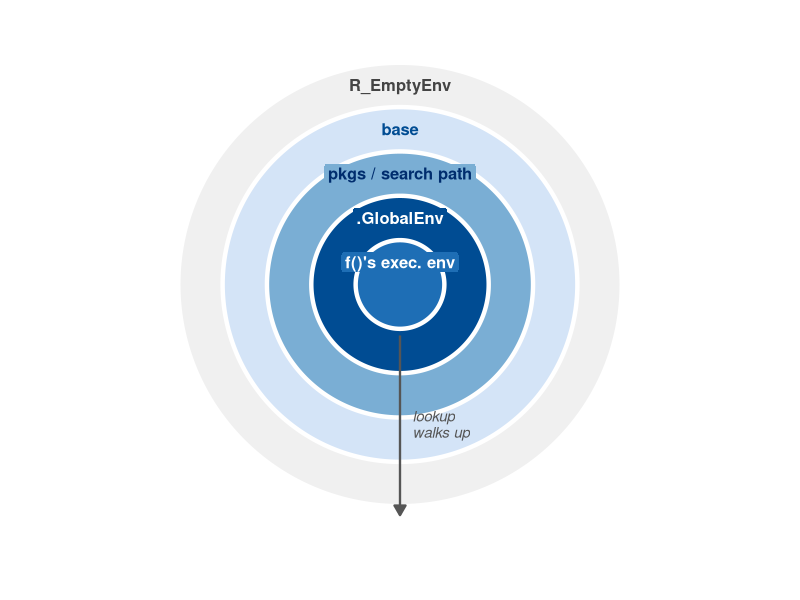

This chart was generated by the following R code:
library(ggplot2)
library(here)

make_circle <- function(r, n = 500) {
  theta <- seq(0, 2 * pi, length.out = n)
  data.frame(x = r * cos(theta), y = r * sin(theta))
}

r_outer <- c(5.0, 4.0, 3.0, 2.0, 1.0)
r_inner <- c(4.0, 3.0, 2.0, 1.0, 0.0)
r_mid   <- (r_outer + r_inner) / 2   # 4.5, 3.5, 2.5, 1.5, 0.5

fills  <- c("#f0f0f0", "#d4e4f7", "#7aaed4", "#004c93", "#1e6eb5")
labels <- c("R_EmptyEnv", "base", "pkgs / search path", ".GlobalEnv", "f()'s exec. env")
tcols  <- c("#444444", "#004c93", "#002d6e", "#ffffff", "#ffffff")

p <- ggplot() +
  theme_void() +
  coord_equal(xlim = c(-5.5, 5.5), ylim = c(-6.5, 5.8), clip = "off")

for (i in seq_along(r_outer)) {
  p <- p + geom_polygon(data = make_circle(r_outer[i]), aes(x = x, y = y),
                        fill = fills[i], color = "white", linewidth = 1.5)
}

for (i in seq_along(r_outer)) {
  p <- p + annotate("label",
                    x = 0, y = r_mid[i],
                    label = labels[i],
                    fill  = fills[i], color = tcols[i],
                    fontface = "bold", size = 4.2,
                    label.size = 0,
                    label.padding = unit(0.18, "lines"))
}

p <- p +
  annotate("segment", x = 0, xend = 0, y = -1.15, yend = -5.2,
           arrow = arrow(length = unit(0.28, "cm"), ends = "last", type = "closed"),
           color = "#555555", linewidth = 0.8) +
  annotate("text", x = 0.28, y = -3.15,
           label = "lookup\nwalks up",
           size = 3.8, color = "#555555", hjust = 0, lineheight = 0.9,
           fontface = "italic")

out <- here("SoSe_2026/Advanced R Concepts/env_diagram_preview.png")
ggsave(out, plot = p, width = 6, height = 6, dpi = 200, bg = "white")
message("Saved: ", out)
